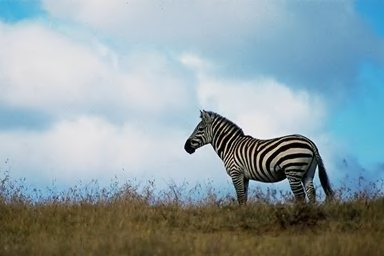
%> input picture Dataset/IMG (1).jpg, 384 x 256 px
$ octave Mainfile.m   (GNU Octave 9; MATLAB toolbox functions it lacks are replaced by stand-ins)
%> lines starting %> are read from the running program, lines starting %| are printed output that depends on the picture; in (x1, y1, x2, y2) boxes, pixels count from 0 and x2, y2 are one past the last pixel; in counts of white or black regions, pixels touching at a corner belong together; the program's own positions count from 1
clear all
close all
clc
addpath('subfn\');
% -- Input Image -- %

[ filename , pathname ]=uigetfile('Dataset/*.jpg','Select an Image');
%> the answer given: Dataset/IMG (1).jpg

if filename ~=0

    input = imread([pathname,filename]); % read input image
%> input is the input picture: size 256x384x3 uint8; mean R, G, B 142.6, 160, 165.6

    figure('Name','Input Image','NumberTitle','Off');
    imshow(input); % display input image
    axis off;
    title('Input Image','fontsize',12,...
        'fontname','Times New Roman','color','Black');
    [row,col,cha] = size(input);
%> row = 256; col = 384; cha = 3

    input = imresize(input,[300,300]); % image resize
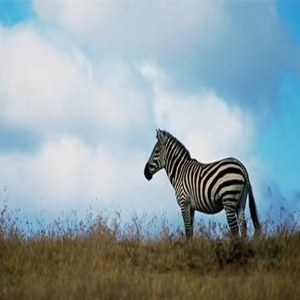
%> input: size 300x300x3 uint8; mean R, G, B 142.6, 160, 165.6

    figure('Name','Resized Image','NumberTitle','Off');
    imshow(input);
    axis off;
    title('Resized Image','fontsize',12,...
        'fontname','Times New Roman','color','Black');
    Gray = rgb2gray(input); % gray scale conversion
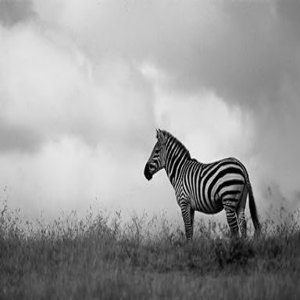
%> Gray: size 300x300 uint8; min 0, max 251, mean 155.4
    Image_hist = imhist(Gray);
%> Image_hist = 256 values, max 1505 at index 219, min 0 at index 245, mean 351.6

    figure('Name','Histogram Plot','NumberTitle','Off');
    stem(Image_hist); % estimate histogram
    axis off;
    title('Histogram Plot','fontsize',12,...
        'fontname','Times New Roman','color','Black');
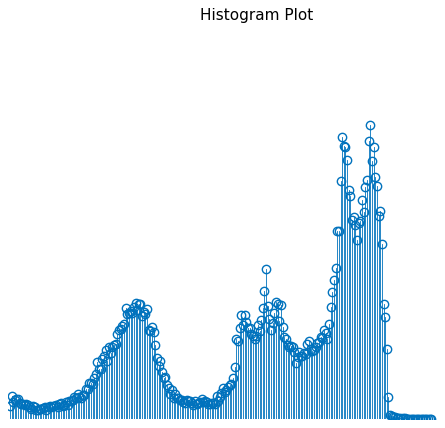
%> figure redrawn from the program's plot data; highest point at x = 219, y = 1505

    Edge_im = edge(Gray,'canny'); % apply canny edge to detect the boundary
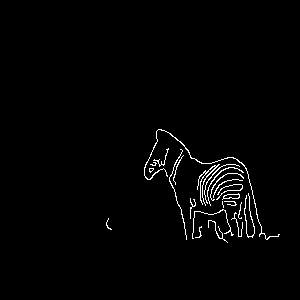
%> Edge_im: size 300x300 logical; 1.6% white in thin lines or dots, all inside (x1, y1, x2, y2) = (106, 129, 280, 243)

    figure('Name','Edge Image','NumberTitle','Off');
    imshow(Edge_im);
    axis off;
    title('Edge Image','fontsize',12,...
        'fontname','Times New Roman','color','Black');
    %     apply logic  for segmentation
%> (the run ends here)

$ run again, on Dataset/IMG (11).jpg
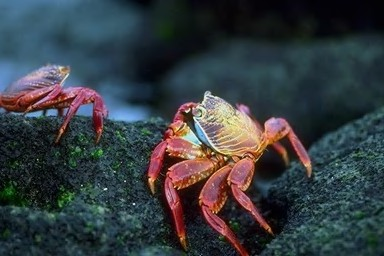
%> input picture Dataset/IMG (11).jpg, 384 x 256 px
%> input is the input picture: size 256x384x3 uint8; mean R, G, B 54.2, 60.8, 65
%> input: size 300x300x3 uint8
%> `Gray = rgb2gray(input);`:
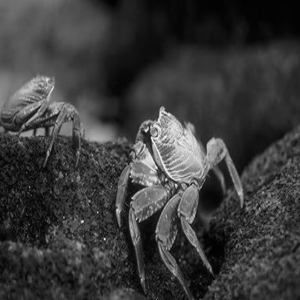
%> Gray: size 300x300 uint8; min 0, max 247, mean 59.3
%> Image_hist = 256 values, max 1205 at index 44, min 0 at index 245, mean 351.6
%> `Edge_im = edge(Gray,'canny');`:
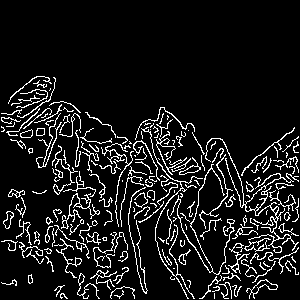
%> Edge_im: size 300x300 logical; 9.9% white in thin lines or dots, all inside (x1, y1, x2, y2) = (1, 76, 299, 299)

$ run again, on Dataset/IMG (12).jpg
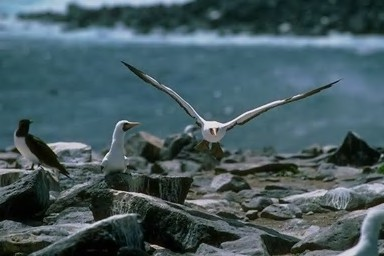
%> input picture Dataset/IMG (12).jpg, 384 x 256 px
%> input is the input picture: size 256x384x3 uint8; mean R, G, B 69, 90, 95.8
%> input: size 300x300x3 uint8
%> `Gray = rgb2gray(input);`:
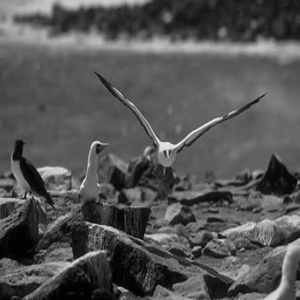
%> Gray: size 300x300 uint8; min 0, max 241, mean 84.4
%> Image_hist = 256 values, max 1948 at index 89, min 0 at index 238, mean 351.6
%> `Edge_im = edge(Gray,'canny');`:
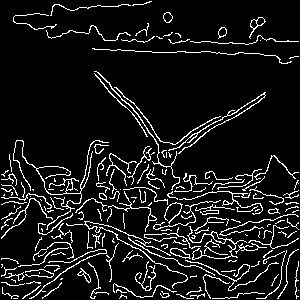
%> Edge_im: size 300x300 logical; 9.4% white in thin lines or dots

$ run again, on Dataset/IMG (13).jpg
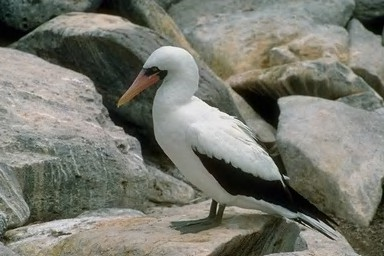
%> input picture Dataset/IMG (13).jpg, 384 x 256 px
%> input is the input picture: size 256x384x3 uint8; mean R, G, B 120.5, 121.5, 111.5
%> input: size 300x300x3 uint8
%> `Gray = rgb2gray(input);`:
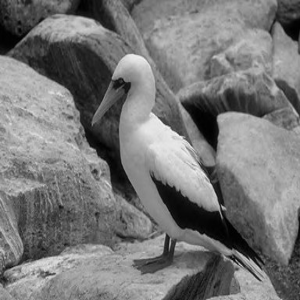
%> Gray: size 300x300 uint8; min 0, max 243, mean 120
%> Image_hist = 256 values, max 1003 at index 167, min 0 at index 242, mean 351.6
%> `Edge_im = edge(Gray,'canny');`:
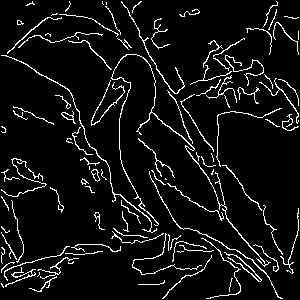
%> Edge_im: size 300x300 logical; 7% white in thin lines or dots
